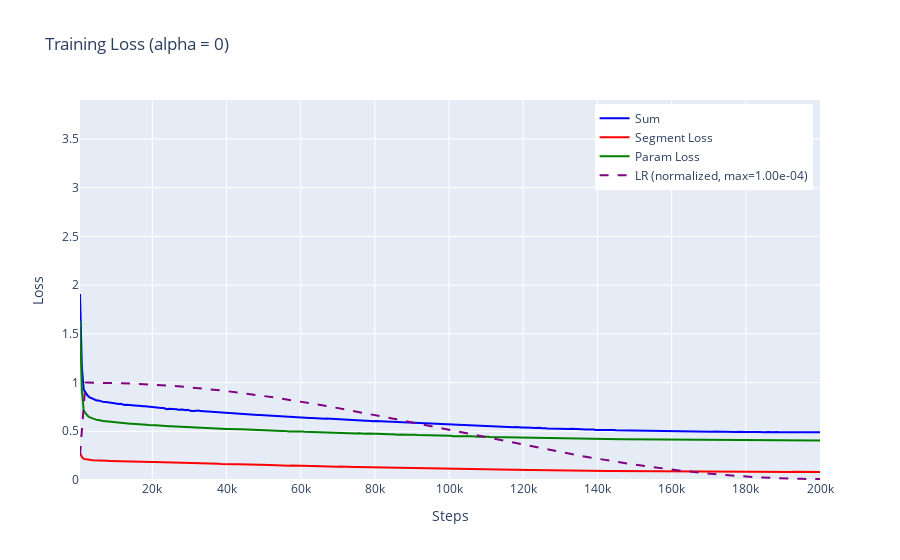

The cell this chart's notebook holds for it:
### Code cell
plot_loss("HPC_model.pt_loss_history.pkl", detailed=True, plot_lr=True, title="Training Loss (alpha = 0)")

### Figure 1 — Plotly figure (JSON) as saved in the notebook; plotly's stock layout.template omitted (floating-point values rounded to 4 significant figures; data arrays with more than 128 entries replaced by an {"elided": "..."} marker saying what was removed)
{"data": [{"line": {"color": "blue", "width": 2}, "mode": "lines", "name": "Sum", "type": "scatter", "x": {"elided": "400 int values"}, "y": {"elided": "400 float values"}}, {"line": {"color": "red", "width": 2}, "mode": "lines", "name": "Segment Loss", "type": "scatter", "x": {"elided": "400 int values"}, "y": {"elided": "400 float values"}}, {"line": {"color": "green", "width": 2}, "mode": "lines", "name": "Param Loss", "type": "scatter", "x": {"elided": "400 int values"}, "y": {"elided": "400 float values"}}, {"line": {"color": "purple", "dash": "dash", "width": 2}, "mode": "lines", "name": "LR (normalized, max=1.00e-04)", "type": "scatter", "x": {"elided": "400 int values"}, "y": {"elided": "400 float values"}}], "layout": {"hovermode": "x unified", "legend": {"x": 0.99, "xanchor": "right", "y": 0.99, "yanchor": "top"}, "title": {"text": "Training Loss (alpha = 0)"}, "xaxis": {"title": {"text": "Steps"}}, "yaxis": {"range": [0, 3.9], "tickvals": [0, 0.5, 1, 1.5, 2, 2.5, 3, 3.5], "title": {"text": "Loss"}}}}
